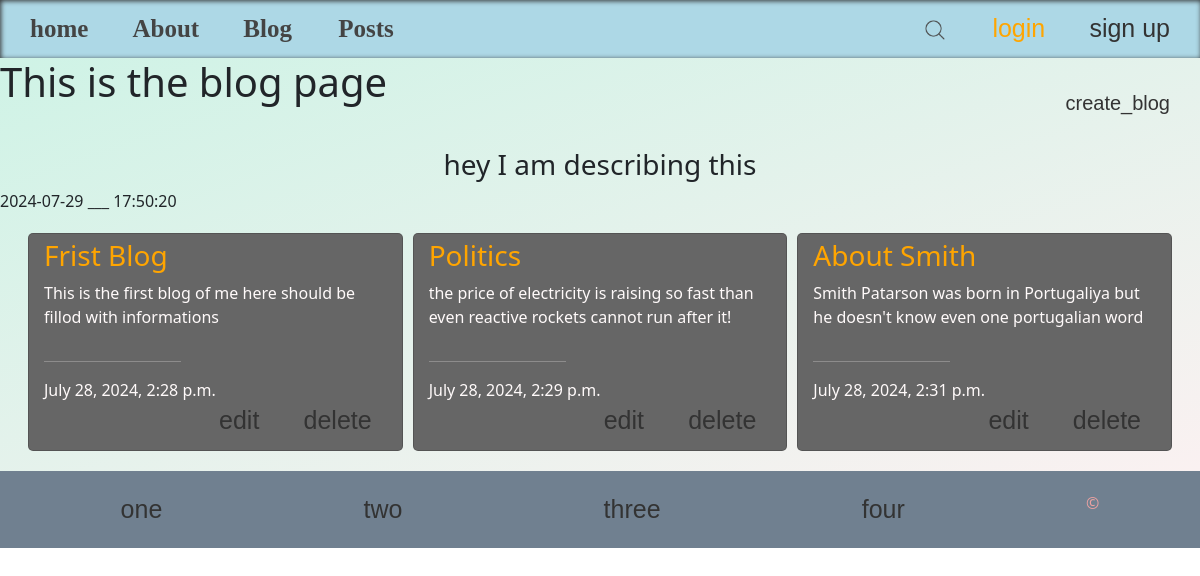
Screenshot of /blog/ with the database file from the repository.
### blog/models.py (models this page shows, shortened)
class Blog(models.Model):
    title = models.CharField(max_length=50)
    description = models.TextField()
    date_posted = models.DateTimeField(auto_now_add=True)
    class Meta:
        ordering = ('date_posted',)

### blog/views.py (the view)
# urls.py: path('', blogsview, name='blog'),
def blogsview(request):
    all_blogs  = Blog.objects.all()
    context = {
        'title': 'This is the blog page',
        'description': 'hey I am describing this',
        'blogs': all_blogs
    }
    return render(request, 'blog.html', context)

### blog/templates/blog.html (shortened to what this page needs)
{%extends 'base.html'%}
{%load static %}
{%block css%}
    <link rel="stylesheet" href="{%static 'styles/blog.css'%}">
{%endblock%}
{%block content%}
        <div class="headBlog">
            <h1>{{title}}</h1>
            <a href="{% url 'create_blog' %}">create_blog</a>
        </div>
        <h3 style="text-align: center;">{{description}}</h3>
        {% now "Y-m-d" %}
        <span>___</span>
        {% now "H:i:s" %}
        <div class="cards">
            {% for i in blogs%}
                <div class="card">
                    <h3 style="color: orange;">{{i.title|title}}</h3>
                    <p>{{i.description}}</p>
                    <hr style="width: 40%; margin-left: 0;">
                    <span>{{i.date_posted}}</span>
                    <div class="action-btns">
                        <a href="{%url 'update-blog' i.id %}">edit</a>
                        <a class="del" href="{%url 'delete-blog' i.id%}">delete</a>
                    </div>
                </div>
            {% endfor %}
        </div>
{%endblock%}

### static/styles/navbar.css (style rules this page uses)
* { padding: 0; margin: 0; transition: 0.5s; }
a { text-decoration: none; border-radius: 5px; padding: 10px 20px; font-family: sans-serif; color: #333; font-size: 25px; }

### static/styles/blog.css (style rules this page uses)
.headBlog { display: flex; justify-content: space-between; }
.headBlog a { margin: 15px; padding: 15px; text-decoration: none; font-size: 20px; font-family: Impact, Haettenschweiler, 'Arial Narrow Bold', sans-serif; color: #333; border-radius: 10px; }
.cards { display: grid; grid-template-columns: 1fr 1fr 1fr; gap: 10px; width: 97%; margin: auto; padding: 20px 10px; }
.card { position: relative; padding: 5px 15px 3rem 15px; width: 100%; background-color: #666; color: snow; border-radius: 5px; cursor: pointer; }
.action-btns { position: absolute; bottom: 10px; right: 10px; text-align: end; }

### rows the page displays
Blog: title "Frist Blog", description "This is the first blog of me here should be fillod with informations", date_posted "July 28, 2024, 2:28 p.m."
Blog: title "Politics", description "the price of electricity is raising so fast than even reactive rockets cannot run after it!", date_posted "July 28, 2024, 2:29 p.m."
Blog: title "About Smith", description "Smith Patarson was born in Portugaliya but he doesn't know even one portugalian word", date_posted "July 28, 2024, 2:31 p.m."

### other values shown
{{ title }} "This is the blog page"
{{ description }} "hey I am describing this"
